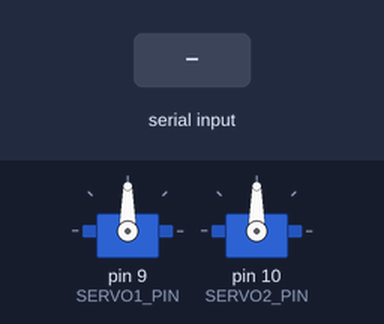
Simulated run of this sketch. Board: Arduino Mega 2560, built with avr-gcc and run on an emulated ATmega2560. Parts: 2 × servo. The inputs (shaded band) are chosen by the test bench. What the sketch prints to the serial monitor is not drawn.

Above: at 2.2 s.
2.3 s: "1" received over the second serial link
At 2.45 s:
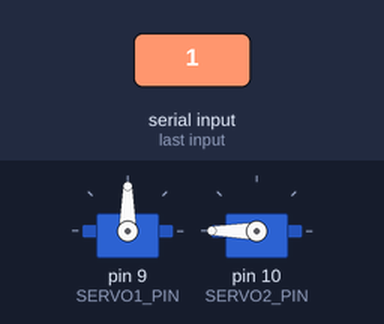
4.1 s: "0" received over the second serial link
At 4.25 s:
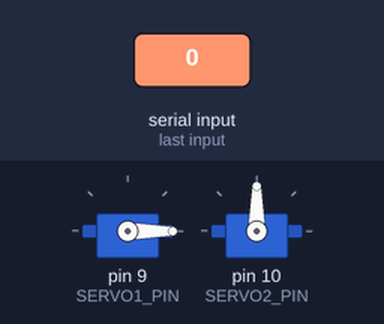
Timing chart, 0 to 7.1 s (numbered marks = the images above; inputs shaded):
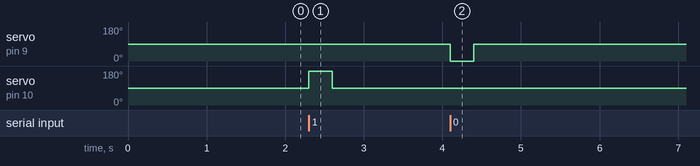

Measured:
- after the input at 2.3 s, servo on pin 10 (SERVO2_PIN): 90° → 180° at once, → 90° 0.30 s later
- after the input at 4.1 s, servo on pin 9 (SERVO1_PIN): 90° → 0° at once, → 90° 0.30 s later

The sketch:

smart_switch_arduino_mega.ino
```cpp
#include <Servo.h>

// ── 핀 설정 ──────────────────────────────────────
const int SERVO1_PIN = 9;   // D9~  서보1 (OFF 담당)
const int SERVO2_PIN = 10;  // D10~ 서보2 (ON 담당)

// ── 각도 설정 ────────────────────────────────────
// 서보1 (OFF) — 스위치를 아래로 눌러 끄는 방향
const int S1_REST = 90;   // 대기 각도
const int S1_PUSH = 0;    // 스위치 누르는 각도 (실측 후 조정)

// 서보2 (ON) — 스위치를 위로 눌러 켜는 방향
const int S2_REST = 90;   // 대기 각도
const int S2_PUSH = 180;  // 스위치 누르는 각도 (실측 후 조정)

const int PUSH_DELAY   = 300;  // 누른 채 대기 (ms)
const int RETURN_DELAY = 500;  // 복귀 후 안정화 (ms)

// ── 서보 객체 ────────────────────────────────────
Servo servo1;  // OFF 담당
Servo servo2;  // ON  담당

void setup() {
  Serial.begin(9600);
  Serial1.begin(9600);   // BLE 모듈 (TX1=18, RX1=19)

  servo1.attach(SERVO1_PIN);
  servo2.attach(SERVO2_PIN);

  // 시작 시 두 서보 모두 대기 위치로
  servo1.write(S1_REST);
  servo2.write(S2_REST);
  delay(1000);

  Serial.println("스마트 스위치 준비 완료!");
  Serial.println("앱에서 1 = ON / 0 = OFF");
}

void loop() {
  if (Serial1.available()) {
    char cmd = Serial1.read();
    Serial.print("수신: ");
    Serial.println(cmd);

    if (cmd == '1') {
      Serial.println("불 켜기 → 서보2(ON) 동작");
      turnON();
      Serial1.println("ON");
    }
    else if (cmd == '0') {
      Serial.println("불 끄기 → 서보1(OFF) 동작");
      turnOFF();
      Serial1.println("OFF");
    }
  }
}

// ── 켜기: 서보2가 스위치를 ON 방향으로 누름 ──────
void turnON() {
  servo2.write(S2_PUSH);      // ON 방향으로 눌러
  delay(PUSH_DELAY);
  servo2.write(S2_REST);      // 제자리 복귀
  delay(RETURN_DELAY);
  Serial.println("서보2 복귀 완료");
}

// ── 끄기: 서보1이 스위치를 OFF 방향으로 누름 ─────
void turnOFF() {
  servo1.write(S1_PUSH);      // OFF 방향으로 눌러
  delay(PUSH_DELAY);
  servo1.write(S1_REST);      // 제자리 복귀
  delay(RETURN_DELAY);
  Serial.println("서보1 복귀 완료");
}
```
